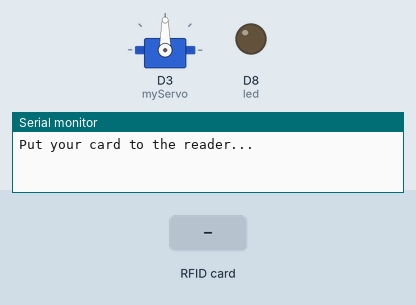
A sketch run on a simulated ESP8266 (NodeMCU). Parts: servo, output pins drawn as LEDs (lit = HIGH), the last lines printed to the serial monitor. Dashed ring = blinking. Inputs (shaded band) come from the test bench.

Above: at 1.2 s.
1.3 s: RFID card 56 67 7B AC held to the reader
At 1.7 s:
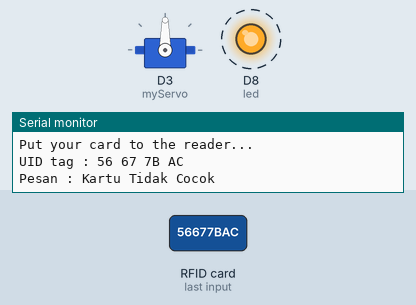
4.3 s: RFID card 5E B8 E1 2B held to the reader
At 7.1 s:
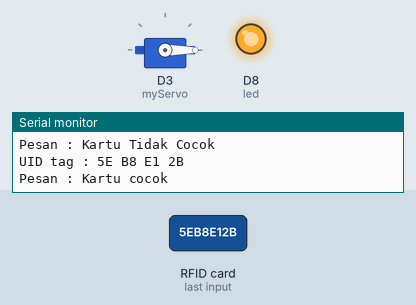
7.3 s: RFID card 56 67 7B AC held to the reader
At 12.9 s:
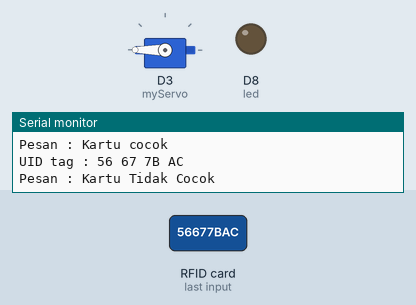
Timing chart, 0 to 14.4 s (numbered marks = the images above; inputs shaded):
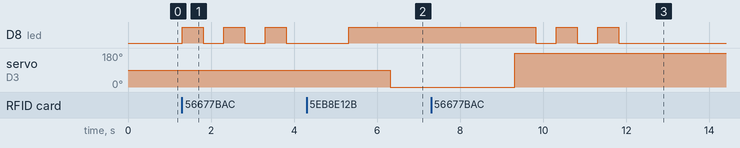

Measured:
- after the input at 1.3 s, D8 (led): alternates HIGH for 0.50 s and LOW for 0.50 s, starting at once
- after the input at 4.3 s, D8 (led): LOW → HIGH after 1.0 s; servo on D3 (myServo): 90° → 0° after 2.0 s
- after the input at 7.3 s, D8 (led): alternates HIGH for 0.50 s and LOW for 0.50 s, 5 changes in all, then stays LOW, starting after 2.5 s

The sketch:

RFIDOpenandCloseServo.ino
```cpp
#include <SPI.h>
#include <MFRC522.h>
#include <Servo.h>

#define RST_PIN D1
#define SDA_PIN D2

Servo myServo;
int led = D8;
MFRC522 mfrc522(SDA_PIN, RST_PIN);

void setup() {
  Serial.begin(9600);
  SPI.begin();
  mfrc522.PCD_Init();
  myServo.attach(0);
  pinMode(led, OUTPUT);
  Serial.println("Put your card to the reader...");
}

void close(){
  myServo.write(180);
}

void open(){
  myServo.write(0);
  delay(3000);
  myServo.write(180);
}

void blink(){
  digitalWrite(led, HIGH);
  delay(500);
  digitalWrite(led, LOW);
  delay(500);
  digitalWrite(led, HIGH);
  delay(500);
  digitalWrite(led, LOW);
  delay(500);
  digitalWrite(led, HIGH);
  delay(500);
  digitalWrite(led, LOW);
}

void loop() {
  if(!mfrc522.PICC_IsNewCardPresent()){
    return;
  }

  if(!mfrc522.PICC_ReadCardSerial()){
    return;
  }

  Serial.print("UID tag :");
  String content = "";
  byte letter;

  for(byte i = 0; i < mfrc522.uid.size; i++){
    Serial.print(mfrc522.uid.uidByte[i] < 0x10 ? " 0" : " ");
    Serial.print(mfrc522.uid.uidByte[i], HEX);
    content.concat(String(mfrc522.uid.uidByte[i] < 0x10 ? " 0" : " "));
    content.concat(String(mfrc522.uid.uidByte[i], HEX));
  }

  Serial.println();
  Serial.print("Pesan : ");
  content.toUpperCase();

  if(content.substring(1) == "5E B8 E1 2B"){
    Serial.println("Kartu cocok");
    Serial.println();
    delay(500);
    digitalWrite(led, HIGH);
    delay(1000);
    open();
  }

  else if(content.substring(1) == "56 67 7B AC"){
    Serial.println("Kartu Tidak Cocok");
    Serial.println();
    blink();
    delay(1000);
  }

  else{
    Serial.println("Kartu Tidak cocok");
    delay(1000);
  }

}
```
